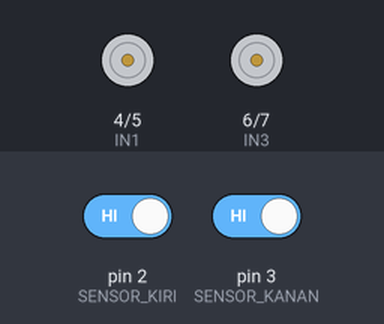
Simulated run of this sketch. Board: Arduino Uno, built with avr-gcc and run on an emulated ATmega328P. Parts: motor-driver pin pairs drawn as motors (green arrow = first pin HIGH = forward, orange = second pin HIGH = backward, longer = more drive, scaled by the enable pin). Inputs (shaded band) come from the test bench; at power-on: pin 2 (SENSOR_KIRI) HIGH, pin 3 (SENSOR_KANAN) HIGH.

Above: at 1.2 s.
1.3 s: pin 2 (SENSOR_KIRI) driven LOW
At 1.7 s:
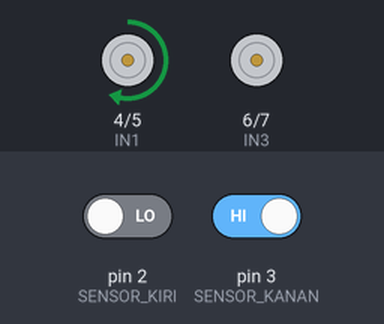
2.8 s: pin 3 (SENSOR_KANAN) driven LOW
At 4.0 s:
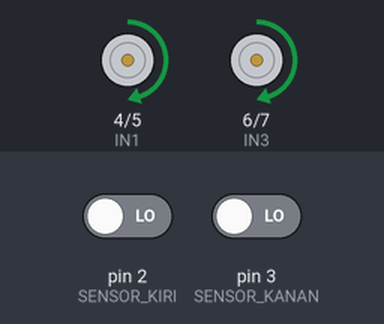
4.3 s: pin 2 (SENSOR_KIRI) driven HIGH
At 5.1 s:
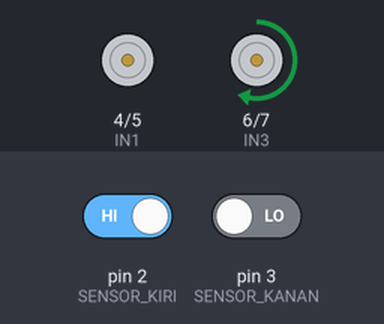
Timing chart, 0 to 7.3 s (numbered marks = the images above; inputs shaded):
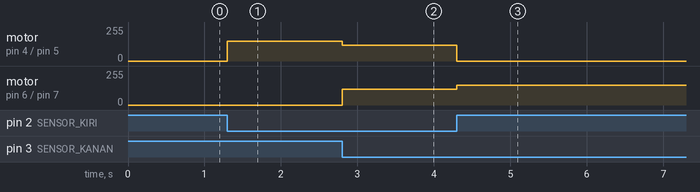

The sketch:

infra-red-line-follower.ino
```cpp
/*
 * PROJECT: Simple Line Follower Robot
 * HARDWARE: Arduino Uno + L298N + 2x IR Sensor
 */

// --- 1. DEFINISI PIN SENSOR ---
#define SENSOR_KIRI 2
#define SENSOR_KANAN 3

// --- 2. DEFINISI PIN MOTOR (L298N) ---
// Motor Kiri (A)
#define ENA 9  // Enable A (PWM Speed Control)
#define IN1 4  // Input 1
#define IN2 5  // Input 2

// Motor Kanan (B)
#define ENB 10 // Enable B (PWM Speed Control)
#define IN3 6  // Input 3
#define IN4 7  // Input 4

// --- 3. SETTING KECEPATAN (0 - 255) ---
int speedMaju = 120;  // Jangan terlalu ngebut nanti tergelincir
int speedBelok = 150; // Belok butuh tenaga lebih besar

void setup() {
  // Config Sensor sebagai INPUT
  pinMode(SENSOR_KIRI, INPUT);
  pinMode(SENSOR_KANAN, INPUT);

  // Config Motor sebagai OUTPUT
  pinMode(ENA, OUTPUT);
  pinMode(IN1, OUTPUT);
  pinMode(IN2, OUTPUT);

  pinMode(ENB, OUTPUT);
  pinMode(IN3, OUTPUT);
  pinMode(IN4, OUTPUT);

  Serial.begin(9600); // Untuk debugging sensor
}

void loop() {
  // Baca Data Sensor
  // Ingat: LOW = Putih (Pantul), HIGH = Hitam (Serap)
  int bacaKiri = digitalRead(SENSOR_KIRI);
  int bacaKanan = digitalRead(SENSOR_KANAN);

  // --- LOGIKA KONTROL ---

  // 1. KONDISI MAJU: Keduanya di atas Putih (Garis ada di tengah robot)
  if (bacaKiri == LOW && bacaKanan == LOW) {
    gerakMaju();
  }

  // 2. KONDISI BELOK KIRI: Sensor Kiri kena Hitam
  else if (bacaKiri == HIGH && bacaKanan == LOW) {
    belokKiri();
  }

  // 3. KONDISI BELOK KANAN: Sensor Kanan kena Hitam
  else if (bacaKiri == LOW && bacaKanan == HIGH) {
    belokKanan();
  }

  // 4. KONDISI STOP: Keduanya Hitam (Garis Finish)
  else if (bacaKiri == HIGH && bacaKanan == HIGH) {
    berhenti();
  }
}


void gerakMaju() {
  // Motor Kiri Maju
  digitalWrite(IN1, HIGH);
  digitalWrite(IN2, LOW);
  analogWrite(ENA, speedMaju);

  // Motor Kanan Maju
  digitalWrite(IN3, HIGH);
  digitalWrite(IN4, LOW);
  analogWrite(ENB, speedMaju);
}

void belokKiri() {
  // Konsep: Tank Turn (Roda Kiri Mundur/Diam, Roda Kanan Maju)

  // Motor Kiri STOP (atau Mundur dikit biar tajam)
  digitalWrite(IN1, LOW);
  digitalWrite(IN2, LOW); // Bisa diganti HIGH untuk mundur
  analogWrite(ENA, 0);

  // Motor Kanan MAJU
  digitalWrite(IN3, HIGH);
  digitalWrite(IN4, LOW);
  analogWrite(ENB, speedBelok);
}

void belokKanan() {
  // Motor Kiri MAJU
  digitalWrite(IN1, HIGH);
  digitalWrite(IN2, LOW);
  analogWrite(ENA, speedBelok);

  digitalWrite(IN3, LOW);
  digitalWrite(IN4, LOW);
  analogWrite(ENB, 0);
}

void berhenti() {
  digitalWrite(IN1, LOW);
  digitalWrite(IN2, LOW);
  digitalWrite(IN3, LOW);
  // Motor Kanan STOP
  digitalWrite(IN4, LOW);
  analogWrite(ENA, 0);
  analogWrite(ENB, 0);
}
```

Measured:
- after the input at 1.3 s, motor on pin 4 (IN1) / pin 5 (IN2): stopped → forward 150/255 at once
- after the input at 2.8 s, motor on pin 4 (IN1) / pin 5 (IN2): forward 150/255 → forward 120/255 at once; motor on pin 6 (IN3) / pin 7 (IN4): stopped → forward 120/255 at once
- after the input at 4.3 s, motor on pin 4 (IN1) / pin 5 (IN2): forward 120/255 → stopped at once; motor on pin 6 (IN3) / pin 7 (IN4): forward 120/255 → forward 150/255 at once
